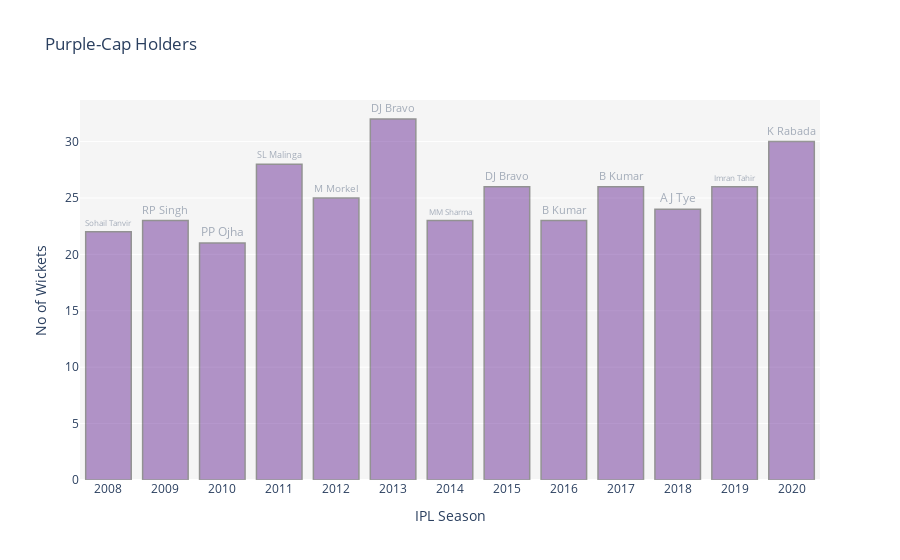

Write notebook code for a chart like this one.
### Markdown cell above
# Purple cap holders

### Code cell
dismissal_kinds = ["bowled", "caught", "lbw", "stumped", "caught and bowled", "hit wicket"]  #since run-out is not creditted to the bowler
purple=players[players["dismissal_kind"].isin(dismissal_kinds)]
purple=purple.merge(matches,left_on='id',right_on='id',how='outer')
purple=purple.groupby(['season','bowler'])['dismissal_kind'].count().reset_index()
purple=purple.sort_values('dismissal_kind',ascending=False)
purple=purple.drop_duplicates('season',keep='first').sort_values(by='season')
purple.rename({'dismissal_kind':'count_wickets'},axis=1,inplace=True)

trace1 = go.Bar(x=purple['season'].values,y=purple['count_wickets'].values,
                name='Total Matches',text=purple['bowler'].values,
                textposition='outside',
                marker=dict(color='rgb(75,0,130)',
                            line=dict(color='#000000',width=1.5,)),
                opacity=0.4)

layout = go.Layout(title='Purple-Cap Holders',xaxis = dict(tickmode='linear',title="IPL Season"),
                   yaxis=dict(title='No of Wickets'), plot_bgcolor='rgb(245,245,245)')

data=[trace1]
fig = go.Figure(data=data, layout=layout)
iplot(fig)

### Figure 1 — Plotly figure (JSON) as saved in the notebook; plotly's stock layout.template omitted (floating-point values rounded to 4 significant figures)
{"data": [{"marker": {"color": "rgb(75,0,130)", "line": {"color": "#000000", "width": 1.5}}, "name": "Total Matches", "opacity": 0.4, "text": ["Sohail Tanvir", "RP Singh", "PP Ojha", "SL Malinga", "M Morkel", "DJ Bravo", "MM Sharma", "DJ Bravo", "B Kumar", "B Kumar", "AJ Tye", "Imran Tahir", "K Rabada"], "textposition": "outside", "type": "bar", "x": [2008, 2009, 2010, 2011, 2012, 2013, 2014, 2015, 2016, 2017, 2018, 2019, 2020], "y": [22, 23, 21, 28, 25, 32, 23, 26, 23, 26, 24, 26, 30]}], "layout": {"plot_bgcolor": "rgb(245,245,245)", "title": {"text": "Purple-Cap Holders"}, "xaxis": {"tickmode": "linear", "title": {"text": "IPL Season"}}, "yaxis": {"title": {"text": "No of Wickets"}}}}
